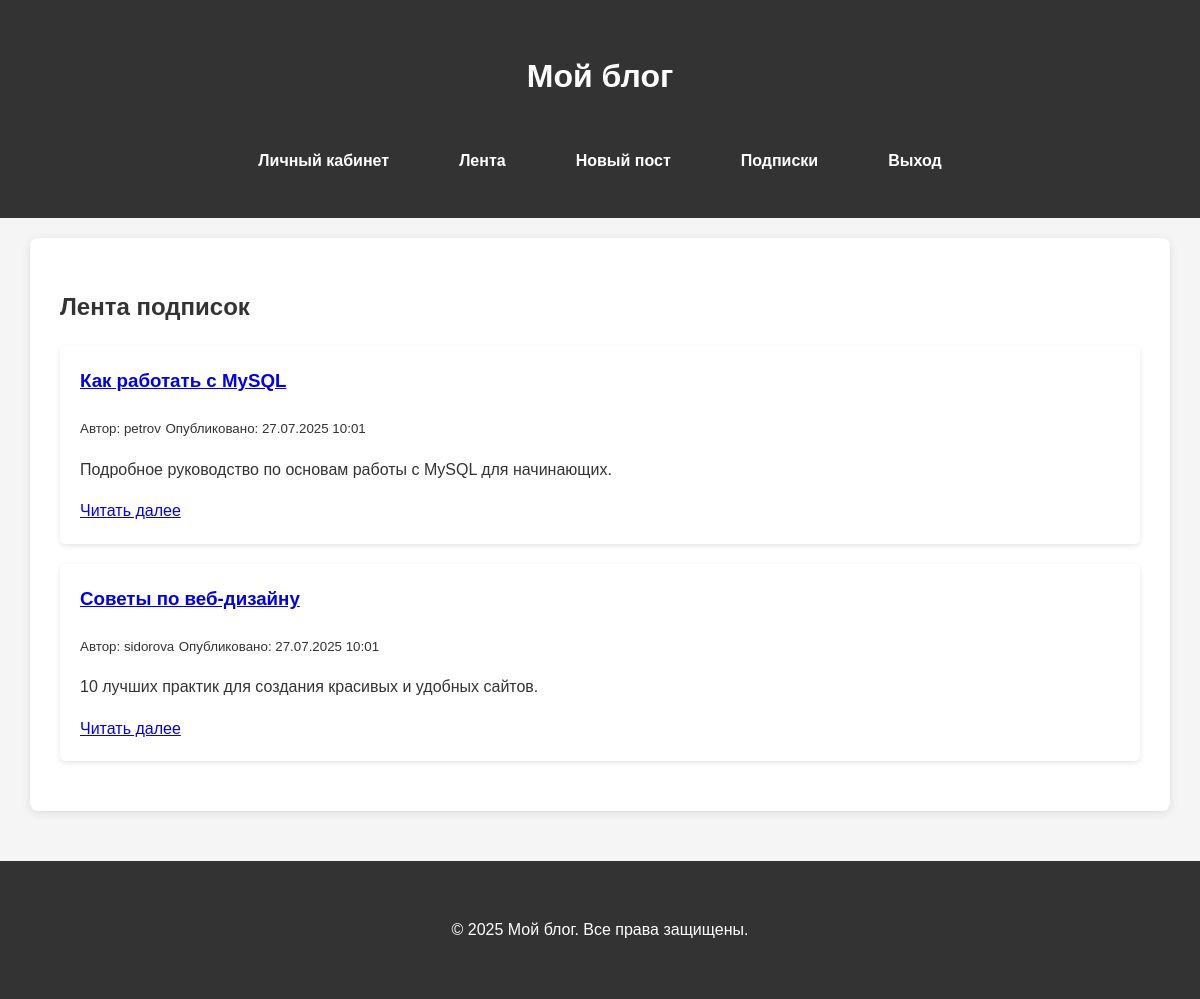
The app's page /feed.php (signed in) with its own data.
### tables this page shows
CREATE TABLE `posts` (
  `id` int(11) NOT NULL,
  `user_id` int(11) NOT NULL,
  `title` varchar(255) NOT NULL,
  `content` text NOT NULL,
  `visibility` enum('public','private','request') DEFAULT 'public',
  `created_at` timestamp NOT NULL DEFAULT current_timestamp(),
  `updated_at` timestamp NOT NULL DEFAULT current_timestamp() ON UPDATE current_timestamp()
);

CREATE TABLE `users` (
  `id` int(11) NOT NULL,
  `username` varchar(50) NOT NULL,
  `email` varchar(100) NOT NULL,
  `password` varchar(255) NOT NULL,
  `created_at` timestamp NOT NULL DEFAULT current_timestamp()
);

### includes/functions.php (called while the page is built, shortened)
<?php
require_once 'config.php';
function getFeedPosts($userId) {
    global $pdo;
    $stmt = $pdo->prepare("
        SELECT p.*, u.username
        FROM posts p
        JOIN users u ON p.user_id = u.id
        JOIN subscriptions s ON p.user_id = s.subscribed_to_id
        WHERE s.subscriber_id = ? AND p.visibility = 'public'
        ORDER BY p.created_at DESC
    ");
    $stmt->execute([$userId]);
    return $stmt->fetchAll(PDO::FETCH_ASSOC);
}
?>

### feed.php (the view, shortened to what this page needs)
<?php
require_once 'includes/config.php';
require_once 'includes/functions.php';
$posts = getFeedPosts($_SESSION['user_id']);
require_once 'includes/header.php';
?>
<h2>Лента подписок</h2>
<?php if (count($posts) > 0): ?>
    <div class="posts">
        <?php foreach ($posts as $post): ?>
            <div class="post">
                <h3><a href="view_post.php?id=<?php echo $post['id']; ?>"><?php echo htmlspecialchars($post['title']); ?></a></h3>
                <small>Автор: <?php echo htmlspecialchars($post['username']); ?></small>
                <small>Опубликовано: <?php echo date('d.m.Y H:i', strtotime($post['created_at'])); ?></small>
                <p><?php echo nl2br(htmlspecialchars(substr($post['content'], 0, 200) . (strlen($post['content']) > 200 ? '...' : ''))); ?></p>
                <a href="view_post.php?id=<?php echo $post['id']; ?>">Читать далее</a>
            </div>
        <?php endforeach; ?>
    </div>
<?php else: ?>
    <p>В вашей ленте пока нет постов. <a href="subscriptions.php">Подпишитесь на других пользователей</a>, чтобы видеть их публикации.</p>
<?php endif; ?>
<?php require_once 'includes/footer.php'; ?>

### css/style.css (style rules this page uses)
html, body { height: 100%; margin: 0; padding: 0; }
body { display: flex; flex-direction: column; min-height: 100vh; }
body { font-family: Arial, sans-serif; line-height: 1.6; margin: 0; padding: 0; color: #333; background-color: #f5f5f5; }
.post, .comment { background-color: #fff; padding: 20px; margin-bottom: 20px; border-radius: 5px; box-shadow: 0 2px 5px rgba(0,0,0,0.1); }
.post h3, .post h4 { margin-top: 0; }

### records on screen
posts: title "Как работать с MySQL", user.username "petrov", created_at "27.07.2025 10:01", content "Подробное руководство по основам работы с MySQL для начинающих."
posts: title "Советы по веб-дизайну", user.username "sidorova", created_at "27.07.2025 10:01", content "10 лучших практик для создания красивых и удобных сайтов."
